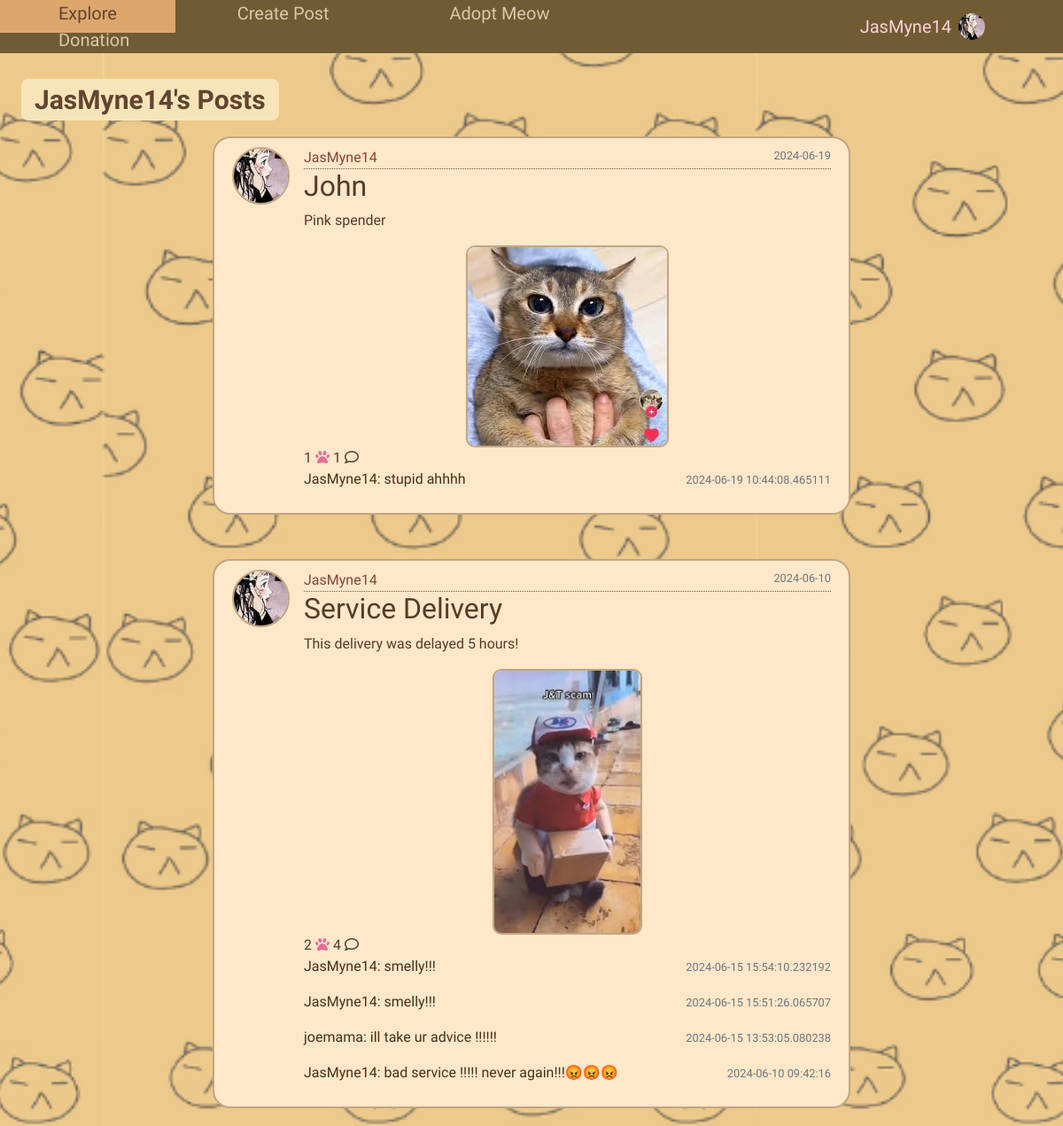
The page /otheruser_post/JasMyne14 (signed in) on the database its author committed.
### home/models.py (models this page shows, shortened)
class User(db.Model, UserMixin):
    id = db.Column(db.Integer, primary_key=True)
    fullname = db.Column(db.String(120), unique=True, nullable=False)
    email = db.Column(db.String(20), unique=True, nullable=False)
    username = db.Column(db.String(120), unique=True, nullable=False)
    password1 = db.Column(db.String(255), nullable=False)
    password2 = db.Column(db.String(255), nullable=False)
    state = db.Column(db.String(120), nullable=False)
    phonenumber = db.Column(db.String(20), unique=True, nullable=False)
    profile_pic = db.Column(db.String(255), nullable=True)
    unread_notification_count = db.Column(db.Integer, default=0)
    posts = db.relationship('Post', backref='author', lazy=True)
    comments = db.relationship('Comment', backref='author', lazy=True)
    likes = db.relationship('Like', backref='author', lazy=True)
    cats = db.relationship('Cat', backref='owner', lazy=True)
    adoption_notification = db.relationship('AdoptionNotification', backref='cat', lazy=True)

class Post(db.Model):
    id = db.Column(db.Integer, primary_key = True)
    title = db.Column(db.String(255), nullable =False)
    content = db.Column(db.Text, nullable=False)
    date = db.Column(db.DateTime(timezone=True), nullable=False, default=datetime.utcnow)
    user_id = db.Column(db.Integer, db.ForeignKey('user.id'), nullable=False)
    file = db.Column(db.String(255), nullable=True)
    comments = db.relationship('Comment', backref='post', lazy=True, cascade="all, delete-orphan")
    likes = db.relationship('Like', backref='post', lazy=True, cascade="all, delete-orphan")

class Comment(db.Model):
    id = db.Column(db.Integer, primary_key = True)
    text = db.Column(db.String(200), nullable=False)
    date = db.Column(db.DateTime(timezone=True), nullable=False, default=datetime.utcnow)
    user_id = db.Column(db.Integer, db.ForeignKey('user.id', ondelete='CASCADE'), nullable=False)
    post_id = db.Column(db.Integer, db.ForeignKey('post.id'), nullable=False)

### home/views.py (the view)
@views.route('/otheruser_post/<username>')
def otheruser_post(username):
    profile_pic= url_for('static', filename='default.jpg')
    if current_user.is_authenticated and current_user.profile_pic is not None:
        profile_pic = url_for('static', filename='profile_pics/' + current_user.profile_pic)
    user = User.query.filter_by(username=username).first_or_404()
    form = CommentForm()
    posts = Post.query.filter_by(author=user).order_by(desc(Post.date)).all()
    comments = Comment.query.all()
    return render_template('otheruser_post.html', posts=posts, form=form, comments=comments, profile_pic=profile_pic, user=user)

### home/templates/otheruser_post.html (shortened to what this page needs)
<!DOCTYPE html>
<html>
<head>
  <link rel="stylesheet" href="https://maxcdn.bootstrapcdn.com/bootstrap/4.0.0/css/bootstrap.min.css">
  <link rel='stylesheet' type='text/css' media='screen' href="{{url_for('static',filename='main.css')}}">
  <div class="navigation">
    <div class="topnav">
      <a href="/mainpage">Explore</a>
      <a href="/createpost">Create Post</a>
      <a href="/adoptmeow">Adopt Meow</a>
      <a href="/donation">Donation</a>
    </div>
    <div class="dropdown">
      <button class="dropbtn">
        {{ current_user.username }}
        <img src="{{ profile_pic }}" class="profilepic">
      </button>
    </div>
  </div>
</head>
<body class="post-page">
    <br />
    <div class="mypost-content">
        <p class="profileheader">{{ user.username }}'s Posts</p>
    </div>
    <div class="post-content">
        {% for post in posts %}
        <article class="media content-section">
            {% if post.author.profile_pic %}
            <img class="rounded-circle article-img" src="{{ url_for('static', filename='profile_pics/' + post.author.profile_pic) }}">
            {% else %}
            <img class="rounded-circle article-img" src="{{ url_for('static', filename='default.jpg') }}">
            {% endif %}
            <div class="media-body">
                <div class="article-metadata">
                    <a class="mr-2" href="#">{{ post.author.username }}</a>
                    <small class="text-muted">{{ post.date.strftime('%Y-%m-%d') }}</small>
                </div>
                <h2><a class="article-title" href="{{ url_for('views.post', post_id=post.id) }}">{{ post.title }}</a></h2>
                <p class="article-content">{{ post.content }}</p>
                <div class="post-image">
                    {% if post.file %}
                    <img src="{{ post.file }}" alt="uploaded image">
                    {% endif %}
                </div>
                <div class="icons-btn">
                    {{ post.likes|length }}
                    {% if current_user in post.likes|map(attribute="author")|list %}
                    <a id="likeButton" href="/like-post/{{post.id}}"><i class="fa-sharp fa-solid fa-paw" style="color: #e0709b;"></i></a>
                    {% else %}
                    <a href="/like-post/{{post.id}}"><i class="fa-regular fa-heart" style="color: #4f4139;"></i></a>
                    {% endif %}
                    <span>
                    {{ post.comments|length }}
                    <a href="/{{ post.id }}"><i class="far fa-comment" style="color: #4f4139;"></i></a>
                </div>
                <div class="text-body">
                    <div id="comments-{{ post.id }}">
                        <div id="comments-expanded-{{ post.id }}">
                            {% for comment in post.comments[-5:]|reverse %}
                            <div class="d-flex justify-content-between align-item-center">
                                <div>
                                    <p>{{ comment.author.username }}: {{ comment.text }}</p>
                                </div>
                                <div>
                                    <small class="text-muted">{{ comment.date }}</small>
                                </div>
                            </div>
                            {% endfor %}
                        </div>
                    </div>
                </div>
            </div>
        </article>
        {% endfor %}
    </div>
</body>
</html>

### home/static/main.css (style rules this page uses)
body { margin: 0; padding: 0; overflow-x: hidden; background-color: #ffdc9c; margin-top: 9%; font-family: 'Short Stack'; }
.navigation { display: flex; justify-content: space-between; align-items: center; padding: 0px; position: fixed; top: 0px; width: 100%; background-color: #705b33; z-index: 1; width: 100%; }
.topnav { background-color: #705b33; flex-grow: 1; color: #f9e4c5; }
.topnav a { text-align: center; padding: 10px 7.4%; text-decoration: none; font-size: 20px; color:#ddc7ab; }
.topnav::after { content: ""; display: table; clear: both; }
.dropdown { position: relative; background-color: #705b33; }
.dropbtn { display: flex; align-items: center; background-color: #705b33; color: rgb(255, 209, 216); padding: 2.1% 80px; font-size: 20px; border: none; cursor: pointer; text-decoration: none; }
.profileheader { color: #62442f; font-size: 30px; padding: 1px 15px; position: absolute; z-index: 0; top: 7%; left: 2%; font-weight: bold; background-color: #f7e5b9; border-radius: 8px; }
.content-section { background: #ffe7c9; padding: 10px 20px; border: 2px solid #c0a683; border-radius: 20px; margin-top: 50px; margin-bottom: 20px; margin-left: 20%; margin-right: 20%; }
.article-title { color: #553b29; }
.article-content { white-space: pre-line; }
.article-img { height: 65px; width: 65px; margin-right: 16px; }
.article-metadata a { color:#82443c; padding-bottom: 1px; margin-bottom: 4px; }
.article-metadata { border-bottom: 1px dotted #6c5a47 }
.rounded-circle { border: #c0a683 solid 2px; }
.post-image img { border: #c0a683 solid 2px; border-radius: 10px; }
.post-image { display:flex; align-items: center; justify-content: center; }
.article-metadata small { float:right; color:#47301a; }
.text-body, .card-body a { color:#47301a; }
.post-page { background-image: url('photos/catbg6.png'); background-size: cover; background-position: center; background-attachment: fixed; margin: 0; padding-top: 80px; color: #553b29; }
.post-image img { max-width: 500px; max-height: 300px; }
.profilepic { width: 30px; height: 30px; border-radius: 50%; margin-right: 8px; margin-left: 8px; }

### rows shown on the page
User: username "JasMyne14"
Post: profile_pic (picture), author.username "JasMyne14", date "2024-06-19", title "John", content "Pink spender", file (picture), likes|length "1", comments|length "1"
Comment: author.username "JasMyne14", text "stupid ahhhh", date "2024-06-19 10:44:08.465111"
Post: profile_pic (picture), author.username "JasMyne14", date "2024-06-10", title "Service Delivery", content "This delivery was delayed 5 hours!", file (picture), likes|length "2", comments|length "4"
Comment: author.username "JasMyne14", text "smelly!!!", date "2024-06-15 15:54:10.232192"
Comment: author.username "JasMyne14", text "smelly!!!", date "2024-06-15 15:51:26.065707"
Comment: author.username "joemama", text "ill take ur advice !!!!!!", date "2024-06-15 13:53:05.080238"
Comment: author.username "JasMyne14", text "bad service !!!!! never again!!!😡😡😡", date "2024-06-10 09:42:16"
